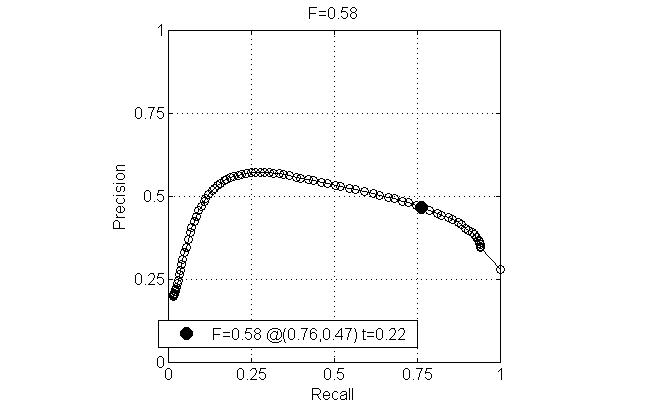
%> input picture EdgeDetection_HybridImgs/prob_edge/f_morph_disk.jpg, 646 x 407 px
$ octave --eval "result = edgeGradient(imread('f_morph_disk.jpg'));"   (GNU Octave 9; MATLAB toolbox functions it lacks are replaced by stand-ins)
%> lines starting %> are read from the running program, lines starting %| are printed output that depends on the picture
### EdgeDetection_HybridImgs/prob_edge/gradientMagnitude.m
function [mag, theta] = gradientMagnitude(im, sigma)
%> called with sigma = 5
%UNTITLED7 Summary of this function goes here
%   Detailed explanation goes here
      size(im)
%> ans = [407 646 3]
% [4 lines of commented-out code are left out]
    cutoff_frequency=5;
    filter = fspecial('Gaussian', cutoff_frequency*4+1, sigma);
    im=imfilter(im,filter);
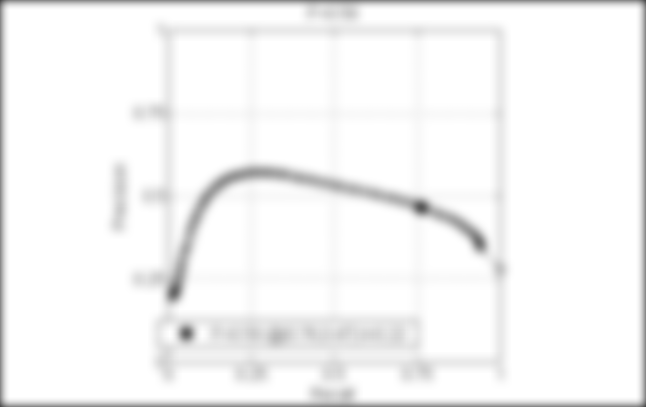
%> im: size 407x646x3 uint8; min 75, max 255, mean 245.2
    filter1= fspecial('sobel');
    filter2=(filter1)';
    Rx=imfilter(im(:,:,1),filter2);
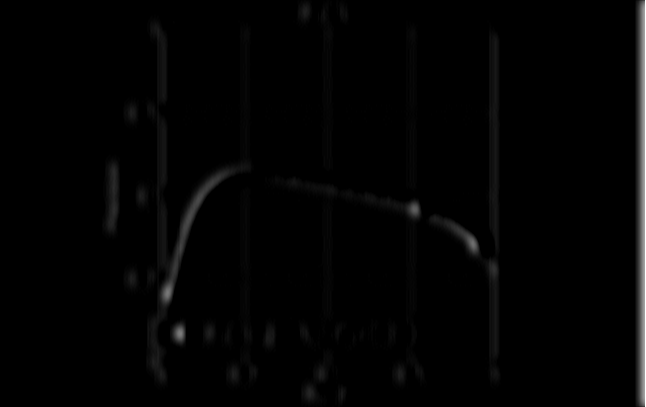
%> Rx: size 407x646 uint8; min 0, max 255, mean 3.3
%     size(Rx)
    Gx=imfilter(im(:,:,2),filter2);
    Bx=imfilter(im(:,:,3),filter2);
    Ry=imfilter(im(:,:,1),filter1);
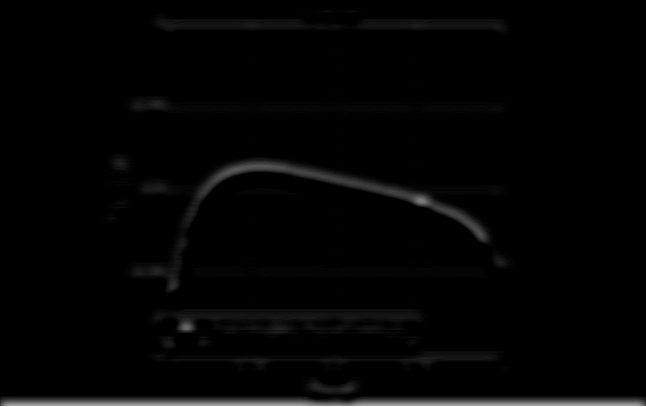
%> Ry: size 407x646 uint8; min 0, max 255, mean 4.6
    Gy=imfilter(im(:,:,2),filter1);
    By=imfilter(im(:,:,3),filter1);
    x=sqrt( Rx.^2 + Gx.^2 + Bx.^2);
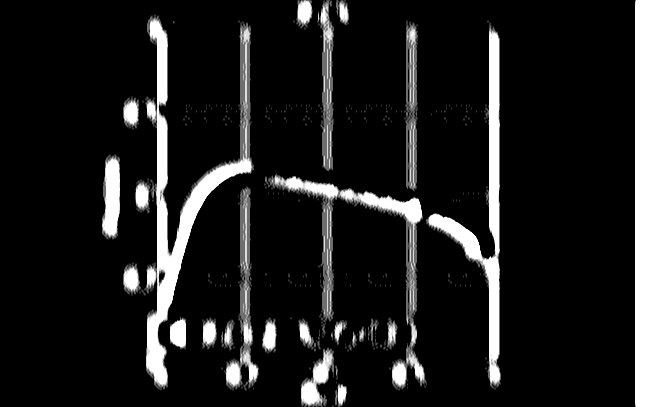
%> x: size 407x646 double; min 0, max 15.97, mean 1.73; drawn with min black and max white
    y=sqrt( Ry.^2 + Gy.^2 + By.^2);
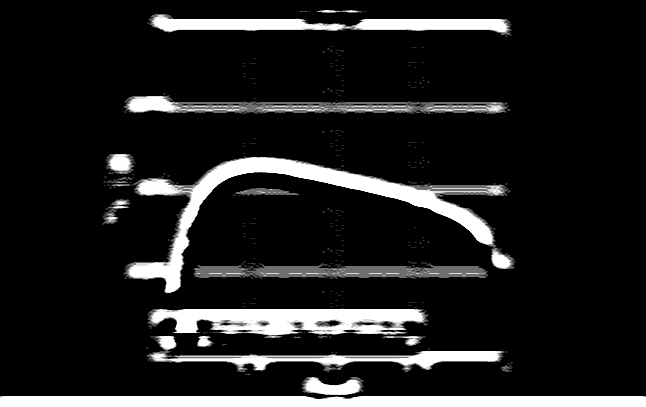
%> y: size 407x646 double; min 0, max 15.97, mean 2; drawn with min black and max white

    R=sum(sum(sqrt( Rx.^2 + Ry.^2 )));
%> R = 744269.5
    G=sum(sum(sqrt( Gx.^2 + Gy.^2 )));
%> G = 744269.5
    B=sum(sum(sqrt( Bx.^2 + By.^2 )));
%> B = 744269.5

    C=[R G B]
%> C = [744269.5 744269.5 744269.5]
    find(C==max(C))
%> ans = [1 2 3]
%     size(R)
%     %size(R)
    if find(C==max(C))==1
        theta=atan2( Ry, Rx) * (180.0/pi);
    elseif find(C==max(C))==2
        theta=atan2( Gy, Gx) * (180.0/pi);
    elseif find(C==max(C))==3
        theta=atan2( By, Bx) * (180.0/pi);
    end
%> the run ends on the next line
    size(theta)
% [5 lines of commented-out code are left out]
    img_grad=sqrt( x.^2 + y.^2);
    size(img_grad);
    mag=img_grad;
% [5 lines of commented-out code are left out]
end

### EdgeDetection_HybridImgs/prob_edge/edgeGradient.m
function bmap=edgeGradient(im)

    sigma=5

    [mag, theta] = gradientMagnitude(im, sigma);

    bmap= edge(rgb2gray(im), 'canny').*mag.^0.7;

    %UNTITLED8 Summary of this function goes here
    %   Detailed explanation goes here


end
